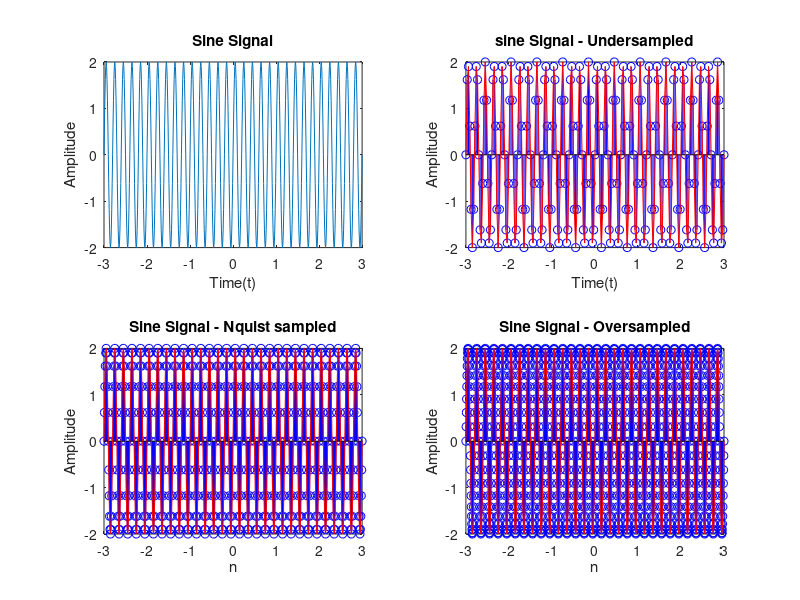

MATLAB code for this plot: (Note: this script raises an error after producing the figure.)
clc;
close all;

fprintf('Verification of Sampling Theorem\n');
f = input('Enter the frequency of the Sine signal: ');
subplot(2,2,1);
t = (-3:0.01:3);
signal = 2*sin(2*pi*f*t);
plot(t,signal);
title('Sine Signal');
xlabel('Time(t)');
ylabel('Amplitude');

subplot(2,2,2);
fus = f/1.5;
t = (-3*fus:0.1:3*fus);
signal_undersampled = 2*sin(2*pi*(f/fus)*t);
stem(t/fus,signal_undersampled, 'b');
hold on;
plot(t/fus, signal_undersampled, 'r' , 'LineWidth', 0.75);
title('sine Signal - Undersampled');
xlabel('Time(t)');
ylabel('Amplitude');

subplot(2,2,3);
fns = 2*f;
t = (-3*fns:0.1:3*fns);
signal_nquist = 2*sin(2*pi*(f/fns)*t);
stem(t/fns,signal_nquist, 'b');
hold on;
plot(t/fns, signal_nquist, 'r' , 'LineWidth', 0.75);
title('Sine Signal - Nquist sampled');
xlabel('n');
ylabel('Amplitude');

subplot(2,2,4);
fos = 4*f;
t = (-3*fos:0.1:3*fos);
signal_oversampled = 2*sin(2*pi*(f/fos)*t);
stem(t/fos,signal_oversampled, 'b');
hold on;
plot(t/fos, signal_oversampled, 'r' , 'LineWidth', 0.75);
title('Sine Signal - Oversampled');
xlabel('n');
ylabel('Amplitude');

fprintf("\nUndersampling => Sampling freq : " + fus + "\n");
fprintf("\nNquistsampling => Sampling freq : " + fns + "\n");
fprintf("\nOversampling => Sampling freq : " + fos + "\n");